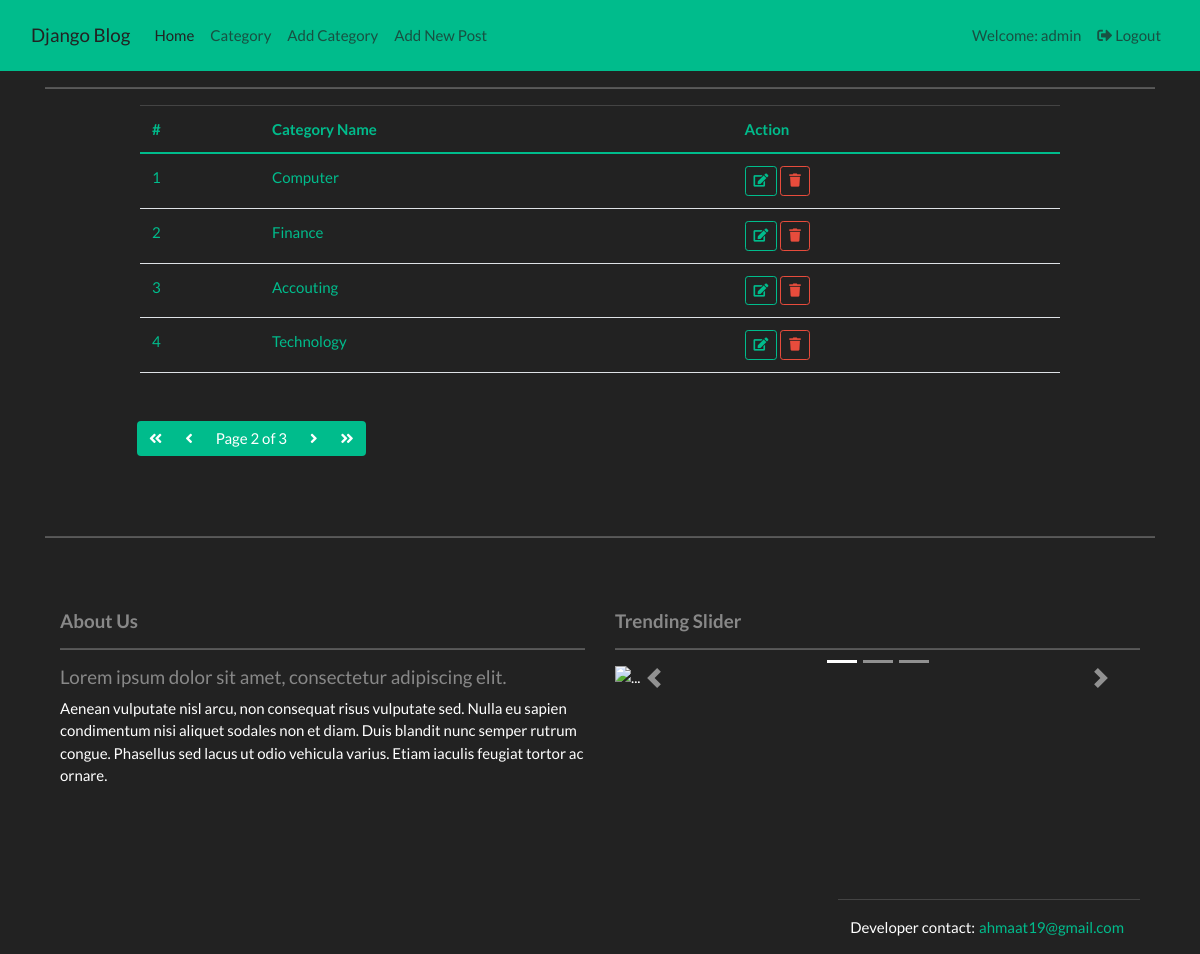
Screenshot of /category/?page=2 (signed in) with the database file from the repository.
### posts/models.py (models this page shows, shortened)
class Category(models.Model):
    name = models.CharField(max_length=50, unique=True)
    created = models.DateTimeField(auto_now_add=True)
    created_by = models.IntegerField()
    class Meta:
        verbose_name_plural = 'Categories'

### posts/views.py (the view)
# urls.py: path('category/', views.CategoryViewList, name='category'),
@login_required
def CategoryViewList(request):
    cat = Category.objects.order_by('-id')
    paginator = Paginator(cat, 4)  # Show 10 contacts per page
    page = request.GET.get('page')
    categories = paginator.get_page(page)
    context = {
        'categories':categories
    }
    return render(request, 'posts/category.html', context)

### posts/templates/posts/category.html (shortened to what this page needs)
{% extends 'base.html' %} {% load crispy_forms_tags %} {% load static %}
{% block content %}
<hr />
<div class="row">
  <div class="col-10 mx-auto">
      <table class="table table-hover text-success">
          <thead>
            <tr>
              <th scope="col">#</th>
              <th scope="col">Category Name</th>
              <th scope="col">Action</th>
            </tr>
          </thead>
          <tbody>
              {% for cat in categories %}
              <tr>
                  <td> {{ forloop.counter }} </td>
                  <td> {{ cat.name }} </td>
                  <td>
                      <a href="{% url 'posts:category-update' cat.pk %}" name="view"
                          class="btn btn-outline-success btn-sm"> <span class="fa fa-edit"></span>
                      </a>
                      <a href="{% url 'posts:category-delete' cat.pk %}" name="view"
                      class="btn btn-outline-danger btn-sm"> <span class="fa fa-trash"></span>
                  </a>
                  </td>
              </tr>
              {% endfor %}
          </tbody>
        </table>
        {% include 'posts/pagination.html' with obj_pagination=categories %}
  </div>
</div>
{% endblock content %}

### templates/navbar.html (shortened to what this page needs)
<nav class="navbar navbar-expand-lg navbar-light bg-success sticky-top">
  <div class="container-fluid">
    <a class="navbar-brand" href="{% url 'posts:home' %}">Django Blog </a>
    <div class="collapse navbar-collapse" id="navbarSupportedContent">
      <ul class="navbar-nav mr-auto mb-2 mb-lg-0">
        <li class="nav-item">
          <a
            class="nav-link active"
            aria-current="page"
            href="{% url 'posts:home' %}"
            >Home</a
          >
        </li>
        {% if user.is_authenticated %}
        <li class="nav-item">
          <a class="nav-link" href="{% url 'posts:category' %}">Category</a>
        </li>
        <li class="nav-item">
          <a class="nav-link" href="{% url 'posts:category-create' %}">Add Category</a>
        </li>
        <li class="nav-item">
          <a class="nav-link" href="{% url 'posts:post-create' %}">Add New Post</a>
        </li>
        {%endif%}
      </ul>
      <ul class="navbar-nav mx-right mb-2 mb-lg-0">
        {% if user.is_authenticated %}
        <li class="nav-item">
          <a class="nav-link" href="">Welcome: {{user.username}}</a>
        </li>
        <li class="nav-item">
          <a class="nav-link" href="{% url 'logout' %}">
            <span class="fa fa-sign-out-alt" aria-hidden="true"></span> Logout
          </a>
        </li>
        {% else %}
        <li class="nav-item">
          <a class="nav-link" href="{% url 'login' %}">
            <span class="fa fa-sign-in-alt" aria-hidden="true"></span> Login
          </a>
        </li>
        {% endif %}
      </ul>
    </div>
  </div>
</nav>

### rows the page displays
Category: name "Computer"
Category: name "Finance"
Category: name "Accouting"
Category: name "Technology"

### other values shown
{{ user.username }} "admin"
{{ obj_pagination.number }} "2"
{{ obj_pagination.paginator.num_pages }} "3"
